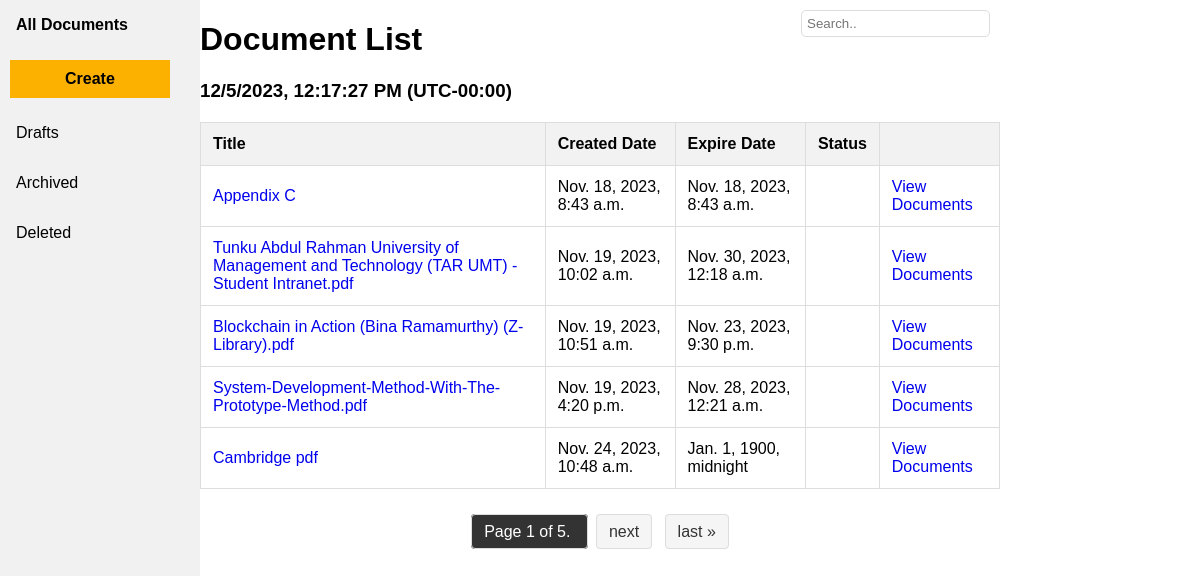
Before: /esign/ (signed in) with the older database file.
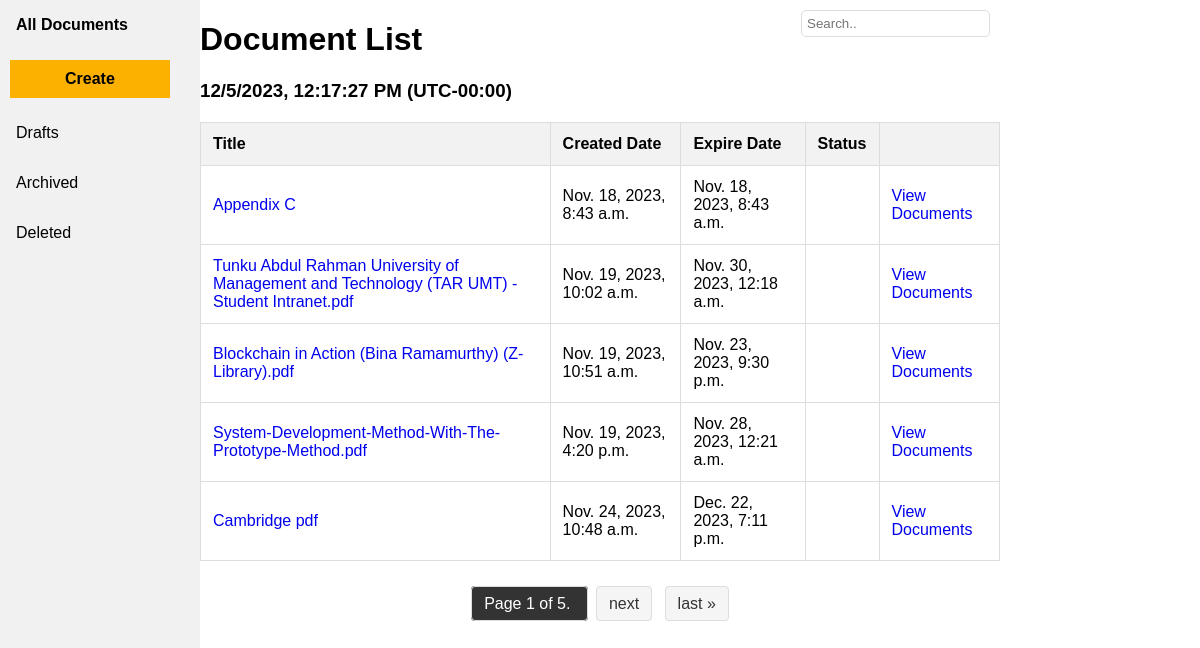
After: the same page with the newer database file.
### esign/models.py (models this page shows, shortened)
class Document(models.Model):
    docID = models.CharField(max_length=6, primary_key=True)
    title = models.CharField(max_length=255)
    pdf_file = models.FileField(
        upload_to='pdfs/',
        validators=[validate_pdf_extension],
        default=default_pdf_path
    )
    created_date = models.DateTimeField(auto_now_add=True)
    due_date = models.DateTimeField()
    email_sent = models.BooleanField(default=False)

### esign/views.py (the view)
# urls.py: path('', views.index, name='index'),
def index(request):
    user_id = request.session.get('user_id')
    if not user_id:
        return render(request, '404.html', {'error_message': 'User ID not found'})
    try:
        user = CustomUser.objects.get(userID=user_id)
        assigned_documents = Document.objects.filter(docpermission__userID=user)
    except CustomUser.DoesNotExist:
        return render(request, '404.html', {'error_message': 'User not found'})
    documents_per_page = 5
    paginator = Paginator(assigned_documents, documents_per_page)
    page = request.GET.get('page', 1)
    try:
        documents = paginator.page(page)
    except PageNotAnInteger:
        documents = paginator.page(1)
    except EmptyPage:
        documents = paginator.page(paginator.num_pages)
    return render(request, 'esign/main.html', {'documents': documents, 'user_id': user_id})

### esign/templates/esign/main.html (shortened to what this page needs)
{% load static %}
<!DOCTYPE html>
<html>
    <head>
        <link rel="stylesheet" type="text/css" href="{% static 'css/index.css' %}">
    <link rel="stylesheet" href="https://cdnjs.cloudflare.com/ajax/libs/font-awesome/6.4.2/css/all.min.css"
 />
    </head>
    <body>
        <div class="sidebar">
            <a class="active">All Documents</a>
            <button id="createButton" class="btn btn-primary" data-toggle="modal" data-target="#uploadModal">Create</button>
            <a href="#about">Drafts</a>
            <a href="#news">Archived</a>
            <a href="#contact">Deleted</a>
        </div>
        <div class="container">
            <input type="text" id="searchBar" placeholder="Search.." oninput="searchTable()">
            <div id="fileList">
                <h1>Document List</h1>
                <h3 id="time"></h3>
                <table id="fileTable">
                    <thead>
                        <tr>
                            <th>Title</th>
                            <th>Created Date</th>
                            <th>Expire Date</th>
                            <th>Status</th>
                            <th></th>
                        </tr>
                    </thead>
                    <tbody>
                        {% if documents %}
                            {% for document in documents %}
                                <tr>
                                    <td><a href="javascript:void(0);" onclick="showDocumentDetails(this, '{{ document.docID }}')">{{ document.title }}</a></td>
                                    <td>{{ document.created_date }}</td>
                                    <td>{{ document.due_date }}</td>
                                    <td>{{ document.get_status }}</td>
                                    <td><a href="{% url 'esign:viewDoc' document.docID %}">View Documents</a></td>
                                </tr>
                            {% endfor %}
                        {% else %}
                            <tr>
                                <td colspan="4">No documents available.</td>
                            </tr>
                        {% endif %}
                    </tbody>
                </table>
            </div>
            <div class="pagination">
                    <span class="step-links">
                        <span class="current">
                            Page {{ documents.number }} of {{ documents.paginator.num_pages }}.
                        </span>
                        {% if documents.has_next %}
                            <a href="?page={{ documents.next_page_number }}">next</a>
                            <a href="?page={{ documents.paginator.num_pages }}">last &raquo;</a>
                        {% endif %}
                    </span>
                </div>
            </div>
    </body>
</html>

### esign/static/css/index.css (style rules this page uses)
body { font-family: Arial, sans-serif; display: flex; justify-content: space-between; align-items: center; height: 100vh; margin: 0; flex-direction: column; }
.sidebar button { background-color: #fcb101; border: none; color: black; padding: 10px 55px; text-align: center; text-decoration: none; display: block; font-size: 16px; margin: 10px 10px; cursor: pointer; font-weight: bold; }
.container { display: flex; flex-direction: column; max-width: 800px; width: 100%; position: relative; }
#fileList { flex: 1; }
#searchBar { position: absolute; top: 10px; right: 10px; padding: 5px; border: 1px solid #ddd; border-radius: 5px; }
.sidebar { margin: 0; padding: 0; top: 0; left: 0; width: 200px; background-color: #f1f1f1; position: fixed; height: 100%; overflow: auto; }
.sidebar a { display: block; color: black; padding: 16px; text-decoration: none; }
.sidebar a.active { background-color: #f1f1f1; color: black; font-weight: bold; }
a { text-decoration: none; }
table { width: 100%; border-collapse: collapse; margin: 20px 0; }
th, td { border: 1px solid #ddd; padding: 12px; text-align: left; }
th { background-color: #f2f2f2; }
.pagination { display: flex; justify-content: center; margin-top: 10px; }
.step-links { padding: 4px; }
.step-links a { text-decoration: none; border: 1px solid #ddd; padding: 8px 12px; margin: 0 4px; color: #333; background-color: #f5f5f5; border-radius: 4px; }
.step-links span.current { border: 1px solid #ddd; padding: 8px 12px; margin: 0 4px; color: #fff; background-color: #333; border-radius: 4px; }

Changed rows visible on the page:
changed Document "Cambridge pdf": due_date "Jan. 1, 1900, midnight" → "Dec. 22, 2023, 7:11 p.m."
